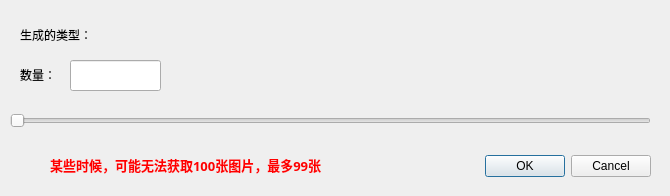
<?xml version="1.0" encoding="UTF-8"?>
<ui version="4.0">
 <class>Dialog</class>
 <widget class="QDialog" name="Dialog">
  <property name="geometry">
   <rect>
    <x>0</x>
    <y>0</y>
    <width>670</width>
    <height>196</height>
   </rect>
  </property>
  <property name="windowTitle">
   <string>批量生成 - 配置</string>
  </property>
  <widget class="QDialogButtonBox" name="buttonBox">
   <property name="geometry">
    <rect>
     <x>310</x>
     <y>150</y>
     <width>341</width>
     <height>32</height>
    </rect>
   </property>
   <property name="orientation">
    <enum>Qt::Horizontal</enum>
   </property>
   <property name="standardButtons">
    <set>QDialogButtonBox::Cancel|QDialogButtonBox::Ok</set>
   </property>
  </widget>
  <widget class="QSlider" name="horizontalSlider">
   <property name="geometry">
    <rect>
     <x>10</x>
     <y>110</y>
     <width>641</width>
     <height>21</height>
    </rect>
   </property>
   <property name="orientation">
    <enum>Qt::Horizontal</enum>
   </property>
  </widget>
  <widget class="QLabel" name="label">
   <property name="geometry">
    <rect>
     <x>20</x>
     <y>20</y>
     <width>631</width>
     <height>31</height>
    </rect>
   </property>
   <property name="font">
    <font>
     <family>Microsoft YaHei UI</family>
    </font>
   </property>
   <property name="text">
    <string>&lt;html&gt;&lt;head/&gt;&lt;body&gt;&lt;p&gt;生成的类型：&lt;/p&gt;&lt;/body&gt;&lt;/html&gt;</string>
   </property>
  </widget>
  <widget class="QLabel" name="label_2">
   <property name="geometry">
    <rect>
     <x>20</x>
     <y>60</y>
     <width>631</width>
     <height>31</height>
    </rect>
   </property>
   <property name="font">
    <font>
     <family>Microsoft YaHei UI</family>
    </font>
   </property>
   <property name="text">
    <string>&lt;html&gt;&lt;head/&gt;&lt;body&gt;&lt;p&gt;数量：&lt;/p&gt;&lt;/body&gt;&lt;/html&gt;</string>
   </property>
  </widget>
  <widget class="QLabel" name="label_3">
   <property name="geometry">
    <rect>
     <x>50</x>
     <y>150</y>
     <width>401</width>
     <height>31</height>
    </rect>
   </property>
   <property name="font">
    <font>
     <family>Microsoft YaHei</family>
    </font>
   </property>
   <property name="text">
    <string>&lt;html&gt;&lt;head/&gt;&lt;body&gt;&lt;p&gt;&lt;span style=&quot; font-family:'Consolas','Courier New','monospace'; font-size:10pt; font-weight:600; color:#ff0000;&quot;&gt;某些时候，可能无法获取100张图片，最多99张&lt;/span&gt;&lt;/p&gt;&lt;/body&gt;&lt;/html&gt;</string>
   </property>
  </widget>
  <widget class="QLineEdit" name="lineEdit">
   <property name="geometry">
    <rect>
     <x>70</x>
     <y>60</y>
     <width>91</width>
     <height>31</height>
    </rect>
   </property>
  </widget>
  <zorder>label_2</zorder>
  <zorder>buttonBox</zorder>
  <zorder>horizontalSlider</zorder>
  <zorder>label</zorder>
  <zorder>label_3</zorder>
  <zorder>lineEdit</zorder>
 </widget>
 <resources/>
 <connections>
  <connection>
   <sender>buttonBox</sender>
   <signal>accepted()</signal>
   <receiver>Dialog</receiver>
   <slot>accept()</slot>
   <hints>
    <hint type="sourcelabel">
     <x>248</x>
     <y>254</y>
    </hint>
    <hint type="destinationlabel">
     <x>157</x>
     <y>274</y>
    </hint>
   </hints>
  </connection>
  <connection>
   <sender>buttonBox</sender>
   <signal>rejected()</signal>
   <receiver>Dialog</receiver>
   <slot>reject()</slot>
   <hints>
    <hint type="sourcelabel">
     <x>316</x>
     <y>260</y>
    </hint>
    <hint type="destinationlabel">
     <x>286</x>
     <y>274</y>
    </hint>
   </hints>
  </connection>
 </connections>
</ui>
